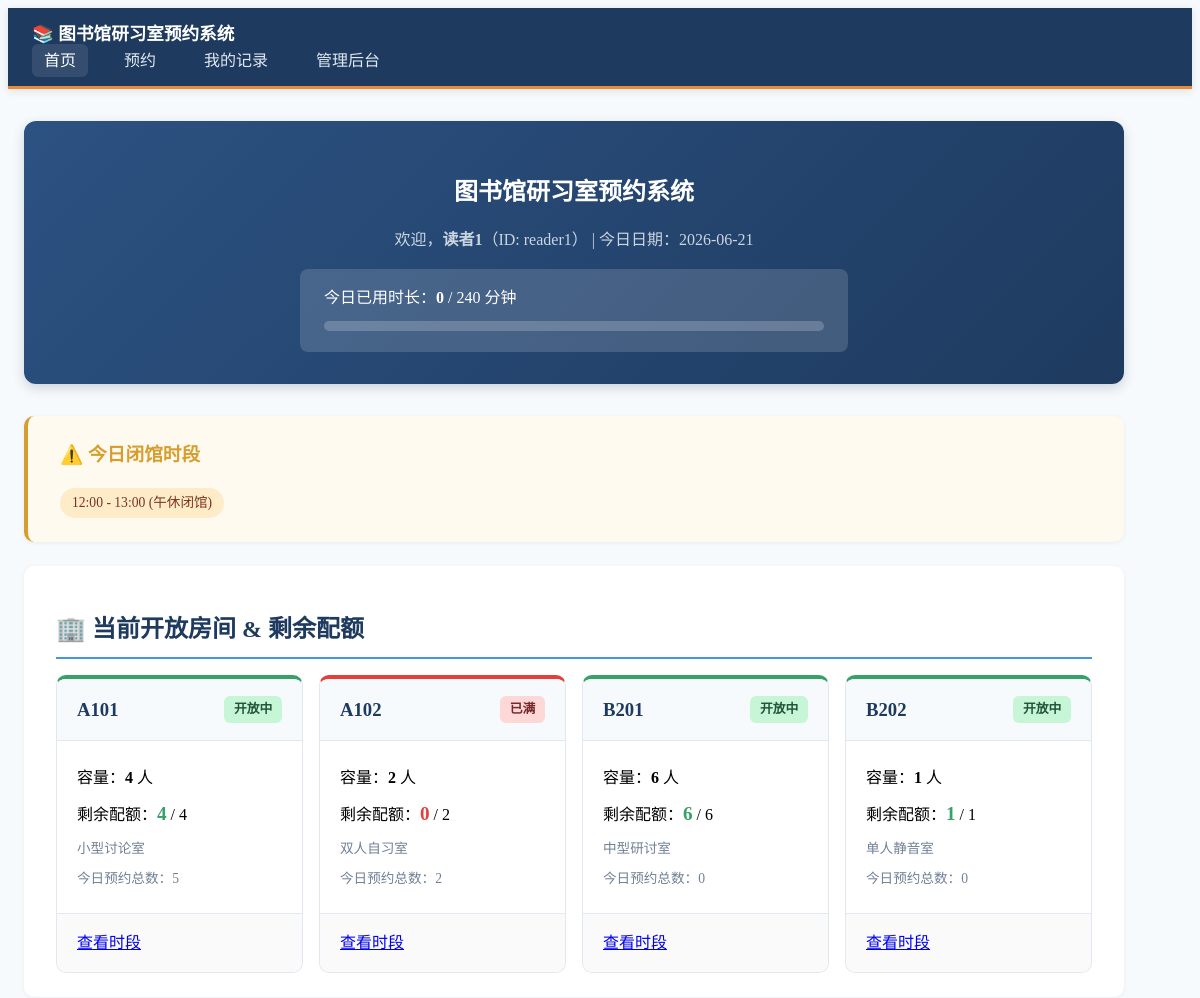
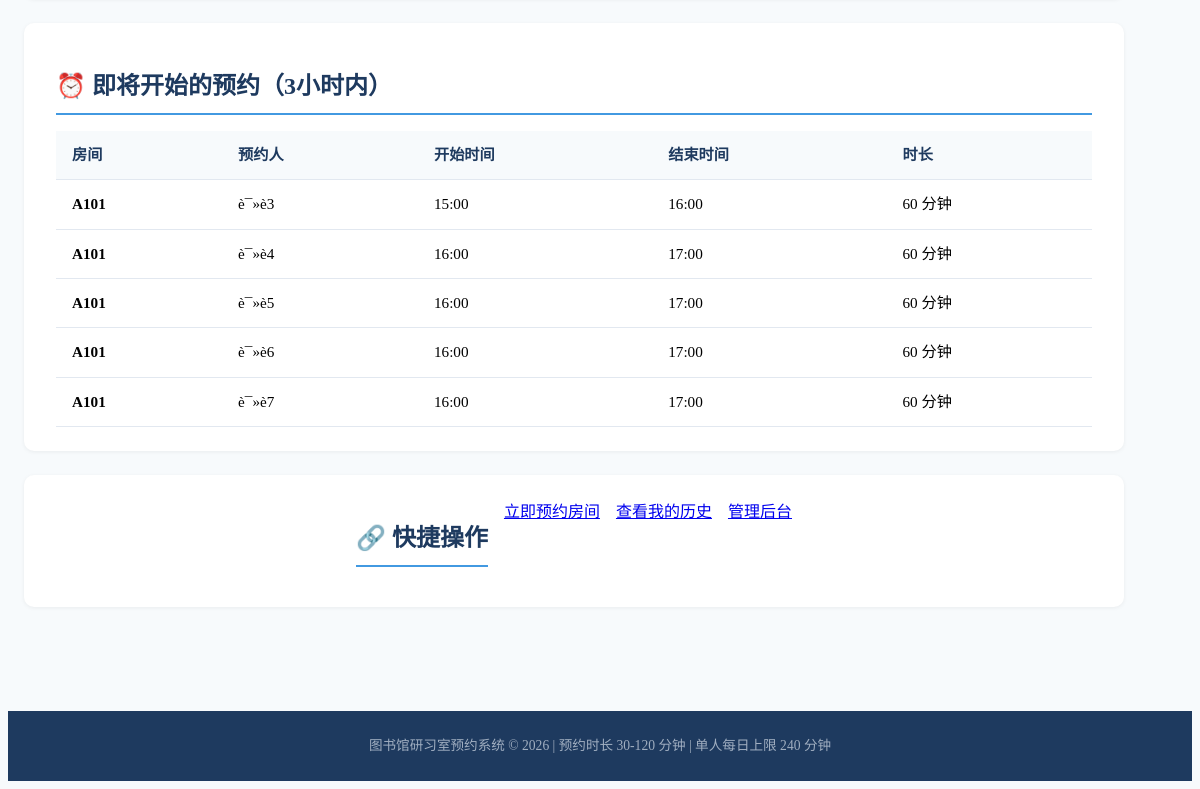
Before: / with the older database file (2 pictures, top to bottom).
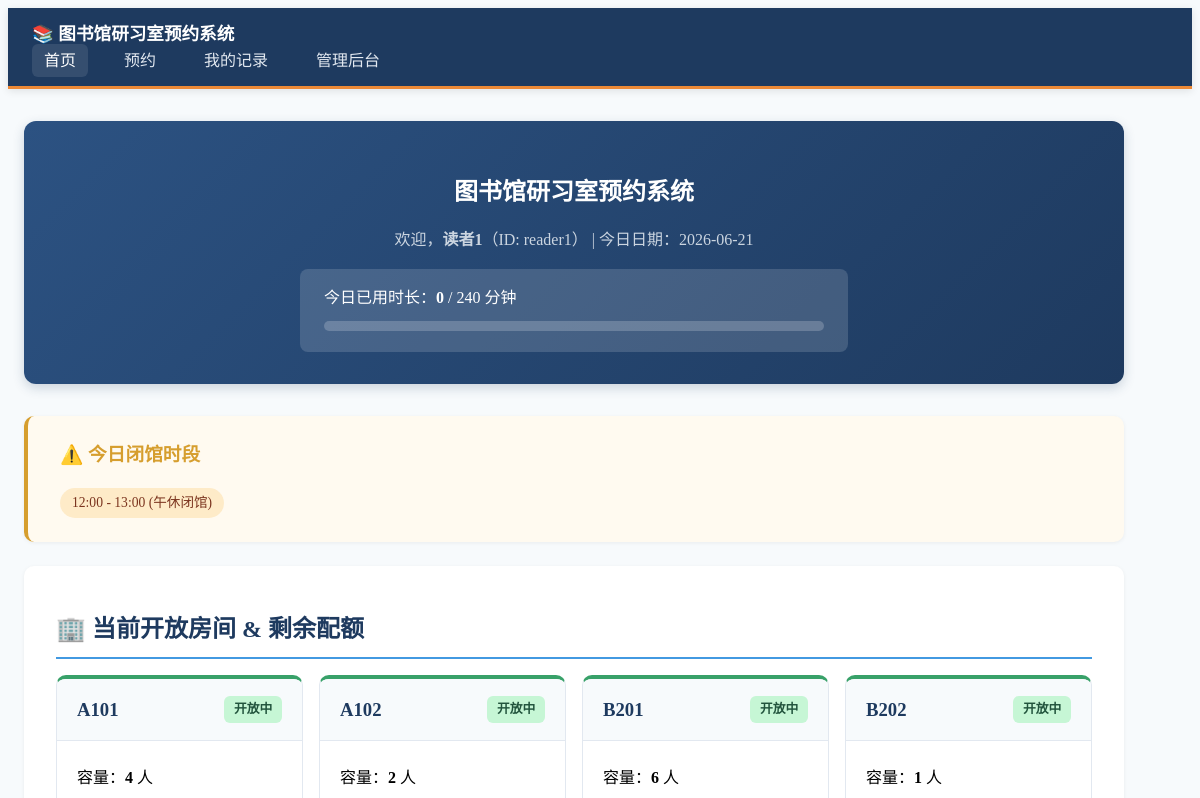
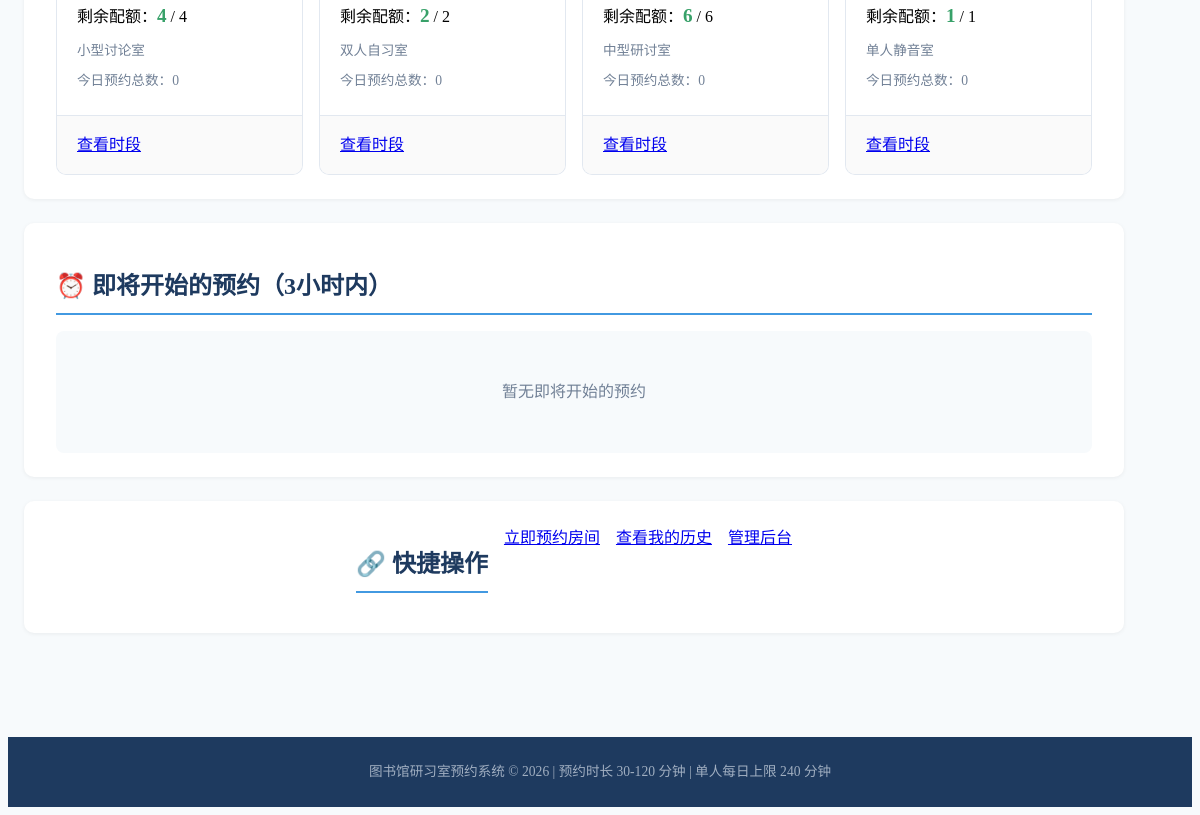
After: the same page with the newer database file (2 pictures, top to bottom).
### models.py (models this page shows)
class ClosedPeriod(Base):
    __tablename__ = "closed_periods"
    id = Column(Integer, primary_key=True, index=True)
    date = Column(String(10), nullable=False, index=True)
    start_time = Column(String(5), nullable=False)
    end_time = Column(String(5), nullable=False)
    reason = Column(String(200), nullable=True)

class Room(Base):
    __tablename__ = "rooms"
    id = Column(Integer, primary_key=True, index=True)
    name = Column(String(100), nullable=False)
    capacity = Column(Integer, nullable=False, default=1)
    is_active = Column(Boolean, default=True)
    description = Column(String(500), nullable=True)
    bookings = relationship("Booking", back_populates="room")
    waitlist_entries = relationship("WaitlistEntry", back_populates="room", order_by="WaitlistEntry.created_at")

class Booking(Base):
    __tablename__ = "bookings"
    id = Column(Integer, primary_key=True, index=True)
    room_id = Column(Integer, ForeignKey("rooms.id"), nullable=False)
    user_id = Column(String(100), nullable=False, index=True)
    user_name = Column(String(100), nullable=False)
    start_time = Column(DateTime, nullable=False, index=True)
    end_time = Column(DateTime, nullable=False, index=True)
    status = Column(String(20), nullable=False, default="active")
    created_at = Column(DateTime, default=datetime.now)
    room = relationship("Room", back_populates="bookings")
    logs = relationship("BookingLog", back_populates="booking")

### main.py (the view)
@app.get("/", response_class=HTMLResponse)
async def home(request: Request, user_id: str = "reader1", user_name: str = "读者1", db: Session = Depends(get_db)):
    today = date.today()
    today_str = today.strftime("%Y-%m-%d")
    now = datetime.now()
    active_rooms = db.query(Room).filter(Room.is_active == True).all()
    room_status = []
    for room in active_rooms:
        current_bookings = db.query(Booking).filter(
            Booking.room_id == room.id,
            Booking.status == "active",
            Booking.start_time <= now,
            Booking.end_time > now
        ).count()
        remaining = room.capacity - current_bookings
        total_bookings_today = db.query(Booking).filter(
            Booking.room_id == room.id,
            Booking.status == "active",
            Booking.start_time >= datetime(today.year, today.month, today.day),
            Booking.start_time < datetime(today.year, today.month, today.day) + timedelta(days=1)
        ).count()
        room_status.append({
            "room": room,
            "remaining": remaining,
            "total_today": total_bookings_today,
            "is_open": remaining > 0
        })
    upcoming_bookings = db.query(Booking).filter(
        Booking.status == "active",
        Booking.start_time > now,
        Booking.start_time < now + timedelta(hours=3)
    ).order_by(Booking.start_time).all()
    closed_periods = db.query(ClosedPeriod).filter(ClosedPeriod.date == today_str).all()
    user_minutes = get_user_daily_minutes(db, user_id, today_str)
    return templates.TemplateResponse("index.html", {
        "request": request,
        "room_status": room_status,
        "upcoming_bookings": upcoming_bookings,
        "closed_periods": closed_periods,
        "today_str": today_str,
        "user_id": user_id,
        "user_name": user_name,
        "user_minutes": user_minutes,
        "max_daily_minutes": MAX_DAILY_MINUTES
    })

### templates/index.html (shortened to what this page needs)
<!DOCTYPE html>
<html lang="zh-CN">
<head>
    <link rel="stylesheet" href="https://cdn.jsdelivr.net/npm/@picocss/pico@1/css/pico.min.css">
    <link rel="stylesheet" href="/static/style.css">
</head>
<body>
    <nav class="container-fluid nav-bar">
        <ul>
            <li><strong>📚 图书馆研习室预约系统</strong></li>
        </ul>
        <ul>
            <li><a href="/?user_id={{ user_id }}&user_name={{ user_name }}" class="active">首页</a></li>
            <li><a href="/book?user_id={{ user_id }}&user_name={{ user_name }}">预约</a></li>
            <li><a href="/history?user_id={{ user_id }}&user_name={{ user_name }}">我的记录</a></li>
            <li><a href="/admin">管理后台</a></li>
        </ul>
    </nav>
    <main class="container">
        <section class="header-section">
            <h1>图书馆研习室预约系统</h1>
            <p class="muted">欢迎，<strong>{{ user_name }}</strong>（ID: {{ user_id }}） | 今日日期：{{ today_str }}</p>
            <div class="user-stats">
                <p>今日已用时长：<strong>{{ user_minutes }}</strong> / {{ max_daily_minutes }} 分钟
                    <progress value="{{ user_minutes }}" max="{{ max_daily_minutes }}"></progress>
                </p>
            </div>
        </section>
        {% if closed_periods %}
        <section class="closed-section">
            <h3>⚠️ 今日闭馆时段</h3>
            <div class="closed-list">
                {% for cp in closed_periods %}
                <span class="badge closed-badge">{{ cp.start_time }} - {{ cp.end_time }} ({{ cp.reason }})</span>
                {% endfor %}
            </div>
        </section>
        {% endif %}
        <section class="rooms-section">
            <h2>🏢 当前开放房间 & 剩余配额</h2>
            <div class="room-grid">
                {% for rs in room_status %}
                <article class="room-card {% if rs.is_open %}card-open{% else %}card-full{% endif %}">
                    <header>
                        <h3>{{ rs.room.name }}</h3>
                        {% if rs.is_open %}
                        <span class="status-badge status-open">开放中</span>
                        {% else %}
                        <span class="status-badge status-full">已满</span>
                        {% endif %}
                    </header>
                    <div class="room-info">
                        <p>容量：<strong>{{ rs.room.capacity }}</strong> 人</p>
                        <p>剩余配额：<strong class="{% if rs.remaining > 0 %}text-success{% else %}text-danger{% endif %}">{{ rs.remaining }}</strong> / {{ rs.room.capacity }}</p>
                        <p class="muted small">{{ rs.room.description }}</p>
                        <p class="small muted">今日预约总数：{{ rs.total_today }}</p>
                    </div>
                    <footer>
                        <a href="/book?user_id={{ user_id }}&user_name={{ user_name }}&room_id={{ rs.room.id }}&selected_date={{ today_str }}" role="button" class="secondary">
                            查看时段
                        </a>
                    </footer>
                </article>
                {% endfor %}
            </div>
        </section>
        <section class="upcoming-section">
            <h2>⏰ 即将开始的预约（3小时内）</h2>
            {% if upcoming_bookings %}
            <div class="table-container">
                <table>
                    <thead>
                        <tr>
                            <th>房间</th>
                            <th>预约人</th>
                            <th>开始时间</th>
                            <th>结束时间</th>
                            <th>时长</th>
                        </tr>
                    </thead>
                    <tbody>
                        {% for b in upcoming_bookings %}
                        <tr>
                            <td><strong>{{ b.room.name }}</strong></td>
                            <td>{{ b.user_name }}</td>
                            <td>{{ b.start_time.strftime('%H:%M') }}</td>
                            <td>{{ b.end_time.strftime('%H:%M') }}</td>
                            <td>
                                {% set delta = (b.end_time - b.start_time).total_seconds() / 60 %}
                                {{ '%d' | format(delta) }} 分钟
                            </td>
                        </tr>
                        {% endfor %}
                    </tbody>
                </table>
            </div>
            {% else %}
            <div class="empty-state">
                <p class="muted">暂无即将开始的预约</p>
            </div>
            {% endif %}
        </section>
        <section class="quick-links">
            <h2>🔗 快捷操作</h2>
            <div class="link-grid">
                <a href="/book?user_id={{ user_id }}&user_name={{ user_name }}" role="button">立即预约房间</a>
                <a href="/history?user_id={{ user_id }}&user_name={{ user_name }}" role="button" class="secondary">查看我的历史</a>
                <a href="/admin" role="button" class="secondary">管理后台</a>
            </div>
        </section>
    </main>
    <footer class="container-fluid footer-bar">
        <p class="muted small text-center">图书馆研习室预约系统 © 2026 | 预约时长 {{ min_booking | default(30) }}-{{ max_booking | default(120) }} 分钟 | 单人每日上限 {{ max_daily_minutes }} 分钟</p>
    </footer>
</body>
</html>

### static/style.css (style rules this page uses)
:root { --primary-dark: #1e3a5f; --primary: #2c5282; --primary-light: #4299e1; --accent: #ed8936; --success: #38a169; --warning: #d69e2e; --danger: #e53e3e; --del-color: #c53030; --warn-color: #dd6b20; --bg-light: #f7fafc; --text-muted: #718096; }
body { background-color: var(--bg-light); line-height: 1.6; }
.nav-bar { background-color: var(--primary-dark); padding: 0.75rem 1.5rem; border-bottom: 3px solid var(--accent); box-shadow: 0 2px 8px rgba(0, 0, 0, 0.1); }
.nav-bar ul { list-style: none; display: flex; align-items: center; gap: 1.5rem; margin: 0; padding: 0; }
.nav-bar li { margin: 0; padding: 0; }
.nav-bar a { color: #e2e8f0; text-decoration: none; font-weight: 500; padding: 0.5rem 0.75rem; border-radius: 6px; transition: all 0.2s ease; }
.nav-bar a:hover, .nav-bar a.active { background-color: rgba(255, 255, 255, 0.1); color: #fff; }
.nav-bar li:first-child strong { color: #fff; font-size: 1.1rem; }
main.container { max-width: 1100px; padding: 2rem 1rem; }
.header-section { text-align: center; padding: 2rem; background: linear-gradient(135deg, var(--primary) 0%, var(--primary-dark) 100%); color: #fff; border-radius: 12px; margin-bottom: 2rem; box-shadow: 0 4px 12px rgba(30, 58, 95, 0.2); }
.header-section h1 { color: #fff; margin-bottom: 0.5rem; }
.header-section p { color: #cbd5e0; margin-bottom: 1rem; }
.user-stats { background-color: rgba(255, 255, 255, 0.15); padding: 1rem 1.5rem; border-radius: 8px; max-width: 500px; margin: 0 auto; text-align: left; }
.user-stats p { color: #fff; margin: 0; }
.user-stats progress { width: 100%; height: 10px; margin-top: 0.5rem; }
section { background-color: #fff; padding: 1.5rem 2rem; border-radius: 10px; margin-bottom: 1.5rem; box-shadow: 0 1px 4px rgba(0, 0, 0, 0.06); }
section h2 { color: var(--primary-dark); border-bottom: 2px solid var(--primary-light); padding-bottom: 0.5rem; margin-bottom: 1rem; }
section h3 { color: var(--primary); }
.closed-section { background-color: #fffaf0; border-left: 4px solid var(--warning); }
.closed-section h3, .closed-section h5 { color: var(--warning); }
.closed-list { display: flex; flex-wrap: wrap; gap: 0.5rem; }
.badge { display: inline-block; padding: 0.25rem 0.75rem; border-radius: 20px; font-size: 0.85rem; font-weight: 500; }
.closed-badge { background-color: #feebc8; color: #7b341e; }
.room-grid { display: grid; grid-template-columns: repeat(auto-fill, minmax(240px, 1fr)); gap: 1rem; }
.room-card { border: 1px solid #e2e8f0; border-radius: 10px; padding: 0; overflow: hidden; transition: transform 0.2s ease, box-shadow 0.2s ease; }
.room-card.card-open { border-top: 4px solid var(--success); }
.room-card header { display: flex; justify-content: space-between; align-items: center; padding: 1rem 1.25rem; background-color: var(--bg-light); border-bottom: 1px solid #e2e8f0; }
.room-card header h3 { margin: 0; color: var(--primary-dark); }
.room-card .room-info { padding: 1rem 1.25rem; }
.room-card .room-info p { margin: 0.5rem 0; }
.room-card footer { padding: 1rem 1.25rem; border-top: 1px solid #e2e8f0; background-color: #fafafa; }
.status-badge { display: inline-block; padding: 0.2rem 0.6rem; border-radius: 6px; font-size: 0.8rem; font-weight: 600; }
.status-open { background-color: #c6f6d5; color: #22543d; }
.text-success { color: var(--success); font-size: 1.2rem; }
.muted { color: var(--text-muted); }
.small { font-size: 0.85rem; }
.text-center { text-align: center; }
.empty-state { text-align: center; padding: 2rem; background-color: var(--bg-light); border-radius: 8px; }
.quick-links { text-align: center; }
.link-grid, .quick-links { display: flex; flex-wrap: wrap; gap: 1rem; justify-content: center; }
.footer-bar { background-color: var(--primary-dark); padding: 1.5rem; margin-top: 3rem; }
.footer-bar p { color: #a0aec0; margin: 0; }
progress { border-radius: 6px; height: 10px; }
section > h3:first-child { margin-top: 0; }
button[role="button"], a[role="button"] { border-radius: 8px; font-weight: 500; transition: all 0.2s ease; }
article { padding: 0; }

Changed rows visible on the page:
removed Booking: room.name "A101", user_name "è¯»è 3", start_time "15:00", end_time "16:00", delta "60"
removed Booking: room.name "A101", user_name "è¯»è 4", start_time "16:00", end_time "17:00", delta "60"
removed Booking: room.name "A101", user_name "è¯»è 5", start_time "16:00", end_time "17:00", delta "60"
removed Booking: room.name "A101", user_name "è¯»è 6", start_time "16:00", end_time "17:00", delta "60"
removed Booking: room.name "A101", user_name "è¯»è 7", start_time "16:00", end_time "17:00", delta "60"
Other visible differences:
new list line: "A101 4 4 小型讨论室"
new list line: "开放中 容量： 人 剩余配额： 4 / 今日预约总数： 0 查看时段"
new list line: "A102 2 2 双人自习室"
new list line: "开放中 容量： 人 剩余配额： 2 / 今日预约总数： 0 查看时段"
text no longer shown: "房间 预约人 开始时间 结束时间 时长"
text now shown: "暂无即将开始的预约"
list line gone: "A101 4 4 小型讨论室"
list line gone: "开放中 容量： 人 剩余配额： 4 / 今日预约总数： 5 查看时段"
list line gone: "A102 2 2 双人自习室"
list line gone: "已满 容量： 人 剩余配额： 0 / 今日预约总数： 2 查看时段"
